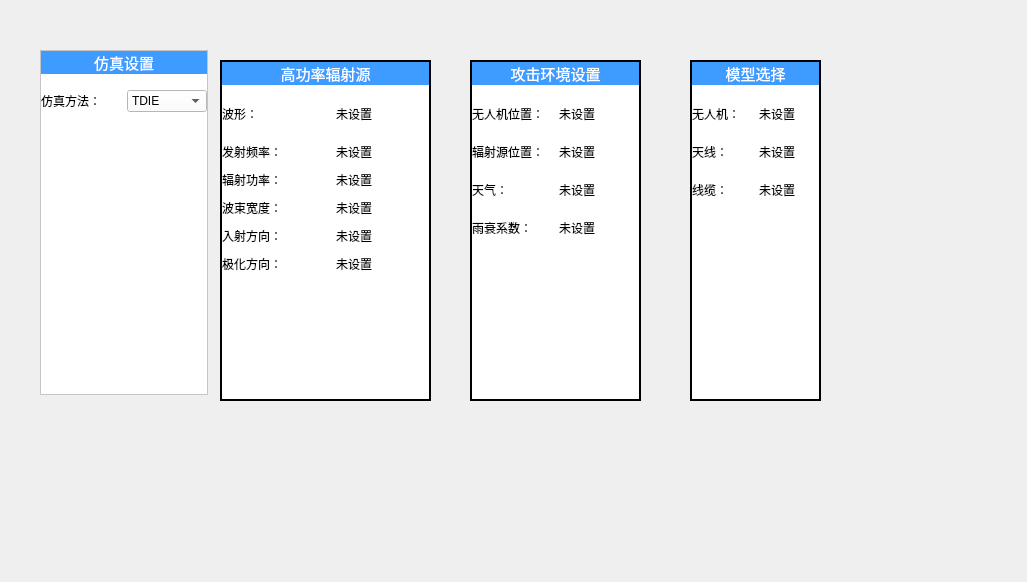
<?xml version="1.0" encoding="UTF-8"?>
<ui version="4.0">
 <class>SimulationWidget</class>
 <widget class="QWidget" name="SimulationWidget">
  <property name="geometry">
   <rect>
    <x>0</x>
    <y>0</y>
    <width>1027</width>
    <height>582</height>
   </rect>
  </property>
  <property name="windowTitle">
   <string>Form</string>
  </property>
  <property name="styleSheet">
   <string notr="true">#widget_Hpm,#widget_Environment,#widget_Model{
	background-color: rgb(255, 255, 255);
border : 2px solid black;
}</string>
  </property>
  <widget class="QWidget" name="widget_Environment" native="true">
   <property name="geometry">
    <rect>
     <x>470</x>
     <y>60</y>
     <width>171</width>
     <height>341</height>
    </rect>
   </property>
   <layout class="QGridLayout" name="gridLayout_2">
    <property name="leftMargin">
     <number>2</number>
    </property>
    <property name="topMargin">
     <number>2</number>
    </property>
    <property name="rightMargin">
     <number>2</number>
    </property>
    <property name="verticalSpacing">
     <number>20</number>
    </property>
    <item row="3" column="1">
     <widget class="QLabel" name="label_Value8">
      <property name="text">
       <string>未设置</string>
      </property>
     </widget>
    </item>
    <item row="3" column="0">
     <widget class="QLabel" name="label_18">
      <property name="text">
       <string>辐射源位置：</string>
      </property>
     </widget>
    </item>
    <item row="2" column="1">
     <widget class="QLabel" name="label_Value7">
      <property name="text">
       <string>未设置</string>
      </property>
     </widget>
    </item>
    <item row="6" column="0" colspan="2">
     <spacer name="verticalSpacer_2">
      <property name="orientation">
       <enum>Qt::Vertical</enum>
      </property>
      <property name="sizeHint" stdset="0">
       <size>
        <width>20</width>
        <height>160</height>
       </size>
      </property>
     </spacer>
    </item>
    <item row="4" column="0">
     <widget class="QLabel" name="label_24">
      <property name="text">
       <string>天气：</string>
      </property>
     </widget>
    </item>
    <item row="5" column="0">
     <widget class="QLabel" name="label_19">
      <property name="text">
       <string>雨衰系数：</string>
      </property>
     </widget>
    </item>
    <item row="4" column="1">
     <widget class="QLabel" name="label_Value9">
      <property name="text">
       <string>未设置</string>
      </property>
     </widget>
    </item>
    <item row="2" column="0">
     <widget class="QLabel" name="label_17">
      <property name="text">
       <string>无人机位置：</string>
      </property>
     </widget>
    </item>
    <item row="5" column="1">
     <widget class="QLabel" name="label_Value10">
      <property name="text">
       <string>未设置</string>
      </property>
     </widget>
    </item>
    <item row="0" column="0" colspan="2">
     <widget class="QLabel" name="label_9">
      <property name="font">
       <font>
        <family>微软雅黑</family>
        <pointsize>11</pointsize>
        <weight>9</weight>
        <italic>false</italic>
        <bold>false</bold>
       </font>
      </property>
      <property name="styleSheet">
       <string notr="true">background-color: rgb(62, 155, 255);
color: rgb(255, 255, 255);
font: 75 11pt &quot;微软雅黑&quot;;</string>
      </property>
      <property name="text">
       <string>攻击环境设置</string>
      </property>
      <property name="alignment">
       <set>Qt::AlignCenter</set>
      </property>
     </widget>
    </item>
   </layout>
  </widget>
  <widget class="QWidget" name="widget_Hpm" native="true">
   <property name="geometry">
    <rect>
     <x>220</x>
     <y>60</y>
     <width>211</width>
     <height>341</height>
    </rect>
   </property>
   <layout class="QGridLayout" name="gridLayout" rowstretch="0,0,0,0,0,0,0,0,0,0,0">
    <property name="leftMargin">
     <number>2</number>
    </property>
    <property name="topMargin">
     <number>2</number>
    </property>
    <property name="rightMargin">
     <number>2</number>
    </property>
    <property name="horizontalSpacing">
     <number>5</number>
    </property>
    <property name="verticalSpacing">
     <number>10</number>
    </property>
    <item row="6" column="1">
     <widget class="QLabel" name="label_8">
      <property name="text">
       <string>波束宽度：</string>
      </property>
     </widget>
    </item>
    <item row="4" column="3" colspan="2">
     <widget class="QLabel" name="label_Value2">
      <property name="text">
       <string>未设置</string>
      </property>
     </widget>
    </item>
    <item row="4" column="1">
     <widget class="QLabel" name="label_3">
      <property name="text">
       <string>发射频率：</string>
      </property>
     </widget>
    </item>
    <item row="7" column="1">
     <widget class="QLabel" name="label_20">
      <property name="text">
       <string>入射方向：</string>
      </property>
     </widget>
    </item>
    <item row="1" column="2">
     <spacer name="verticalSpacer_7">
      <property name="orientation">
       <enum>Qt::Vertical</enum>
      </property>
      <property name="sizeType">
       <enum>QSizePolicy::Fixed</enum>
      </property>
      <property name="sizeHint" stdset="0">
       <size>
        <width>20</width>
        <height>10</height>
       </size>
      </property>
     </spacer>
    </item>
    <item row="5" column="3" colspan="2">
     <widget class="QLabel" name="label_Value3">
      <property name="text">
       <string>未设置</string>
      </property>
     </widget>
    </item>
    <item row="7" column="3" colspan="2">
     <widget class="QLabel" name="label_Value5">
      <property name="text">
       <string>未设置</string>
      </property>
     </widget>
    </item>
    <item row="0" column="1" colspan="4">
     <widget class="QLabel" name="label">
      <property name="font">
       <font>
        <family>微软雅黑</family>
        <pointsize>11</pointsize>
        <weight>9</weight>
        <italic>false</italic>
        <bold>false</bold>
       </font>
      </property>
      <property name="styleSheet">
       <string notr="true">background-color: rgb(62, 155, 255);
color: rgb(255, 255, 255);
font: 75 11pt &quot;微软雅黑&quot;;</string>
      </property>
      <property name="text">
       <string>高功率辐射源</string>
      </property>
      <property name="alignment">
       <set>Qt::AlignCenter</set>
      </property>
     </widget>
    </item>
    <item row="6" column="3" colspan="2">
     <widget class="QLabel" name="label_Value4">
      <property name="text">
       <string>未设置</string>
      </property>
     </widget>
    </item>
    <item row="8" column="3" colspan="2">
     <widget class="QLabel" name="label_Value6">
      <property name="text">
       <string>未设置</string>
      </property>
     </widget>
    </item>
    <item row="2" column="1">
     <widget class="QLabel" name="label_2">
      <property name="text">
       <string>波形：</string>
      </property>
     </widget>
    </item>
    <item row="8" column="1">
     <widget class="QLabel" name="label_22">
      <property name="text">
       <string>极化方向：</string>
      </property>
     </widget>
    </item>
    <item row="2" column="3" colspan="2">
     <widget class="QLabel" name="label_Value1">
      <property name="text">
       <string>未设置</string>
      </property>
     </widget>
    </item>
    <item row="3" column="1" colspan="4">
     <widget class="QWidget" name="widget_plot" native="true"/>
    </item>
    <item row="5" column="1">
     <widget class="QLabel" name="label_7">
      <property name="text">
       <string>辐射功率：</string>
      </property>
     </widget>
    </item>
    <item row="9" column="1">
     <spacer name="verticalSpacer">
      <property name="orientation">
       <enum>Qt::Vertical</enum>
      </property>
      <property name="sizeHint" stdset="0">
       <size>
        <width>20</width>
        <height>40</height>
       </size>
      </property>
     </spacer>
    </item>
   </layout>
  </widget>
  <widget class="QWidget" name="widget_Model" native="true">
   <property name="geometry">
    <rect>
     <x>690</x>
     <y>60</y>
     <width>131</width>
     <height>341</height>
    </rect>
   </property>
   <layout class="QGridLayout" name="gridLayout_3">
    <property name="leftMargin">
     <number>2</number>
    </property>
    <property name="topMargin">
     <number>2</number>
    </property>
    <property name="rightMargin">
     <number>2</number>
    </property>
    <property name="verticalSpacing">
     <number>20</number>
    </property>
    <item row="0" column="0" colspan="2">
     <widget class="QLabel" name="label_13">
      <property name="font">
       <font>
        <family>微软雅黑</family>
        <pointsize>11</pointsize>
        <weight>9</weight>
        <italic>false</italic>
        <bold>false</bold>
       </font>
      </property>
      <property name="styleSheet">
       <string notr="true">background-color: rgb(62, 155, 255);
color: rgb(255, 255, 255);
font: 75 11pt &quot;微软雅黑&quot;;</string>
      </property>
      <property name="text">
       <string>模型选择</string>
      </property>
      <property name="alignment">
       <set>Qt::AlignCenter</set>
      </property>
     </widget>
    </item>
    <item row="1" column="0">
     <widget class="QLabel" name="label_14">
      <property name="text">
       <string>无人机：</string>
      </property>
     </widget>
    </item>
    <item row="1" column="1">
     <widget class="QLabel" name="label_Value11">
      <property name="text">
       <string>未设置</string>
      </property>
     </widget>
    </item>
    <item row="2" column="0">
     <widget class="QLabel" name="label_15">
      <property name="text">
       <string>天线：</string>
      </property>
     </widget>
    </item>
    <item row="2" column="1">
     <widget class="QLabel" name="label_Value12">
      <property name="text">
       <string>未设置</string>
      </property>
     </widget>
    </item>
    <item row="3" column="0">
     <widget class="QLabel" name="label_16">
      <property name="text">
       <string>线缆：</string>
      </property>
     </widget>
    </item>
    <item row="3" column="1">
     <widget class="QLabel" name="label_Value13">
      <property name="text">
       <string>未设置</string>
      </property>
     </widget>
    </item>
    <item row="4" column="1">
     <spacer name="verticalSpacer_3">
      <property name="orientation">
       <enum>Qt::Vertical</enum>
      </property>
      <property name="sizeHint" stdset="0">
       <size>
        <width>20</width>
        <height>192</height>
       </size>
      </property>
     </spacer>
    </item>
   </layout>
  </widget>
  <widget class="QWidget" name="widget_Setting" native="true">
   <property name="geometry">
    <rect>
     <x>870</x>
     <y>70</y>
     <width>166</width>
     <height>341</height>
    </rect>
   </property>
   <layout class="QGridLayout" name="gridLayout_5"/>
  </widget>
  <widget class="QScrollArea" name="scrollArea">
   <property name="geometry">
    <rect>
     <x>40</x>
     <y>50</y>
     <width>168</width>
     <height>345</height>
    </rect>
   </property>
   <property name="styleSheet">
    <string notr="true">background-color: rgb(255, 255, 255);</string>
   </property>
   <property name="widgetResizable">
    <bool>true</bool>
   </property>
   <widget class="QWidget" name="scrollAreaWidgetContents">
    <property name="geometry">
     <rect>
      <x>0</x>
      <y>0</y>
      <width>166</width>
      <height>343</height>
     </rect>
    </property>
    <layout class="QGridLayout" name="gridLayout_6">
     <property name="leftMargin">
      <number>0</number>
     </property>
     <property name="topMargin">
      <number>0</number>
     </property>
     <property name="rightMargin">
      <number>0</number>
     </property>
     <item row="0" column="0" colspan="2">
      <widget class="QLabel" name="label_35">
       <property name="font">
        <font>
         <family>微软雅黑</family>
         <pointsize>11</pointsize>
         <weight>9</weight>
         <italic>false</italic>
         <bold>false</bold>
        </font>
       </property>
       <property name="styleSheet">
        <string notr="true">background-color: rgb(62, 155, 255);
color: rgb(255, 255, 255);
font: 75 11pt &quot;微软雅黑&quot;;</string>
       </property>
       <property name="text">
        <string>仿真设置</string>
       </property>
       <property name="alignment">
        <set>Qt::AlignCenter</set>
       </property>
      </widget>
     </item>
     <item row="1" column="0" colspan="2">
      <spacer name="verticalSpacer_6">
       <property name="orientation">
        <enum>Qt::Vertical</enum>
       </property>
       <property name="sizeType">
        <enum>QSizePolicy::Fixed</enum>
       </property>
       <property name="sizeHint" stdset="0">
        <size>
         <width>20</width>
         <height>10</height>
        </size>
       </property>
      </spacer>
     </item>
     <item row="2" column="0">
      <widget class="QLabel" name="label_36">
       <property name="text">
        <string>仿真方法：</string>
       </property>
      </widget>
     </item>
     <item row="2" column="1">
      <widget class="QComboBox" name="comboBox_2">
       <item>
        <property name="text">
         <string>TDIE</string>
        </property>
       </item>
       <item>
        <property name="text">
         <string>MoM</string>
        </property>
       </item>
      </widget>
     </item>
     <item row="3" column="0">
      <spacer name="verticalSpacer_5">
       <property name="orientation">
        <enum>Qt::Vertical</enum>
       </property>
       <property name="sizeHint" stdset="0">
        <size>
         <width>20</width>
         <height>250</height>
        </size>
       </property>
      </spacer>
     </item>
    </layout>
   </widget>
  </widget>
 </widget>
 <resources/>
 <connections/>
</ui>
